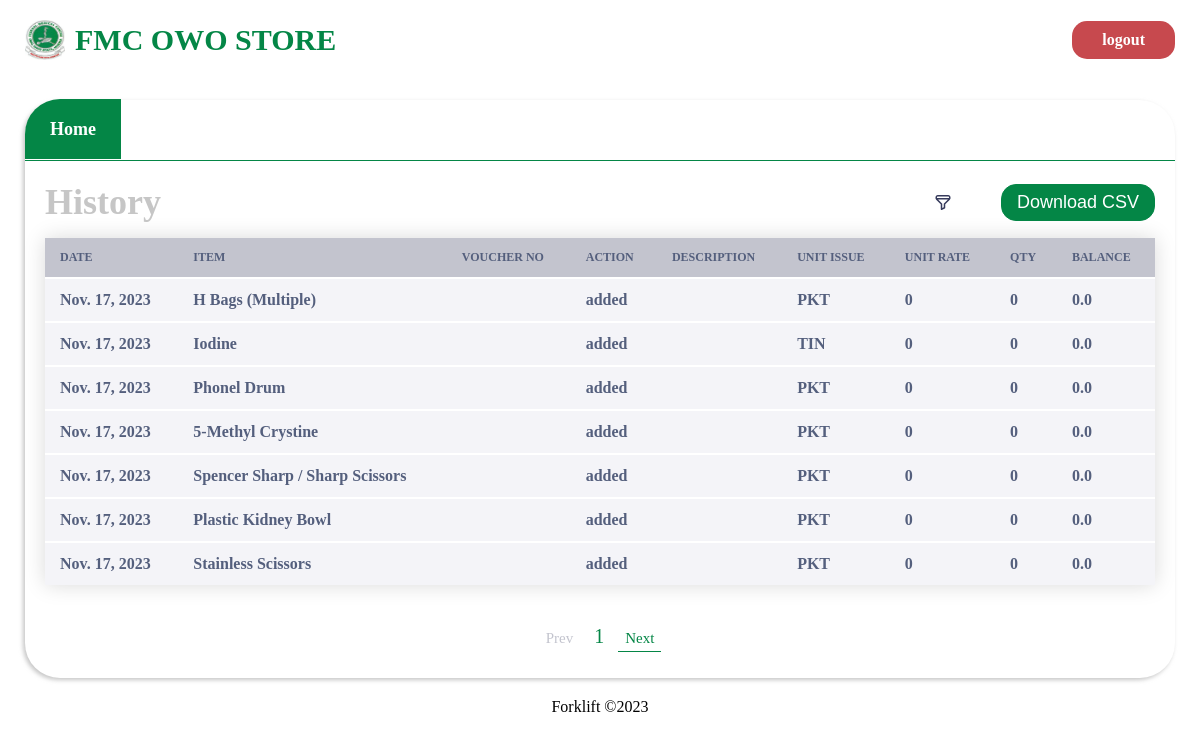
Page /history/ (signed in) on the committed database.
### store/models.py (models this page shows, shortened)
class History(models.Model):
    DEPT = (("MH", "microhistory"),
            ("HM", "heamhistory"),
            ("CH", "chemhistory"),
            ("HH", "histohistory")
            )
    item_id = models.CharField(max_length=500)
    date_created = models.DateTimeField(auto_now=True)
    dateCreated = models.DateField(auto_now=True)
    item_name = models.CharField(max_length=500)
    voucher_no = models.CharField(max_length=50, blank=True, null=True)
    description = models.CharField(max_length=500, null=True, blank=True)
    action = models.CharField(max_length=200, blank=True, null=True)
    amount = models.CharField(max_length=500)
    bal = models.CharField(max_length=500, null=True, blank=True)
    unit_issue = models.CharField(max_length=200, null=True, blank=True)
    unit_rate = models.CharField(max_length=200, null=True, blank=True)
    slug = models.SlugField(max_length=2000, null=True, blank=True)

### store/views.py (the view, shortened to what this page needs)
# urls.py: path('history/', views.history, name='dept_history'),
@login_required
def history(request, item=""):
    history = History.objects.all()
    item_name_input = request.GET.get('item_name')
    description = request.GET.get('description')
    issue_unit = request.GET.get('issue_unit')
    min_date_string = request.GET.get('min_date')
    max_date_string = request.GET.get('max_date')
    action = request.GET.get('action')
    if item != "":
        history = history.filter(slug=item)
    else:
        if is_valid(item_name_input):
            history = history.filter(item_name__icontains=item_name_input)
        if is_valid(description):
            history = history.filter(description__icontains=description)
        if is_valid(action) and action != "Choose...":
            history = history.filter(action__iexact=action)
        if is_valid(issue_unit):
            history = history.filter(unit_issue__iexact=issue_unit)
        if is_valid(min_date_string):
            specific_date = datetime.strptime(
                min_date_string, '%Y-%m-%d').date()
            print("min date", min_date_string)
            print("specific date", specific_date)
            history = history.filter(dateCreated__gte=specific_date)
        if is_valid(max_date_string):
            specific_date = datetime.strptime(
                max_date_string, '%Y-%m-%d').date()
            history = history.filter(dateCreated__lt=specific_date)
    history = history.order_by('-date_created')
    history = history.values()
    p = Paginator(history, 7)
    page_number = request.GET.get('page')
    try:
        page_obj = p.get_page(page_number)  # returns the desired page object
    except PageNotAnInteger73:
        page_obj = p.page(1)
    except EmptyPage:
        page_obj = p.page(p.num_pages)
    acts = ["issued", "received", "removed", "added"]
    context = {'page_obj': page_obj, "actions": acts}
    return render(request, 'history.html', context)

### store/views.py (called while the page is built)
def is_valid(param):
    return param != "" and param is not None

### templates/history.html (shortened to what this page needs)
{% load static %}
<!DOCTYPE html>
<html lang="en">
  <head>
    <link href="{% static './css/history.css' %}" rel="stylesheet" />
  </head>
  <body>
    <header>
      <a href="{% url 'store:index' %}" class="header_wrapper">
        <img src="{% static './assets/fmc_owo_logo.jpg' %}" alt="" />
        <h1>FMC OWO STORE</h1>
      </a>
      {% if user.is_authenticated %}
      <span class="logout"><a href="{% url 'store:logout' %}">logout</a></span>
      {% else %}
      <span class="login"><a href="{% url 'store:login' %}">login</a></span>
      {% endif %}
    </header>
    <main>
      <section class="hero">
        <div class="dept_nav">
          <a href="/"><span class="active1">Home</span></a>
        </div>
        <div class="card_wrapper">
          <div class="header_div">
            <h3>History</h3>
            <div class="wrapper">
              <img
                onclick="showFilterModal()"
                src="{% static './assets/filterIcon.svg' %}"
                alt=""
              />
              <form method="post" action="/history/">
                <button type="submit">Download CSV</button>
              </form>
            </div>
          </div>
          <div class="items_wrapper">
            <table>
              <thead>
                <tr>
                  <th>Date</th>
                  <th>Item</th>
                  <th>Voucher no</th>
                  <th>Action</th>
                  <th>Description</th>
                  <th>Unit issue</th>
                  <th>Unit Rate</th>
                  <th>QTY</th>
                  <th>Balance</th>
                </tr>
              </thead>
              <tbody>
                {% for hist in page_obj.object_list %}
                <tr>
                  <td>{{hist.dateCreated}}</td>
                  <td>{{hist.item_name}}</td>
                  <td>{{hist.voucher_no}}</td>
                  <td>{{hist.action}}</td>
                  <td>{{hist.description}}</td>
                  <td>{{hist.unit_issue}}</td>
                  <td>{{hist.unit_rate}}</td>
                  <td>{{hist.amount}}</td>
                  <td>{{hist.bal}}</td>
                </tr>
                {% endfor %}
              </tbody>
            </table>
            <center>
              {%if page_obj.has_previous %}
              <a class="active" href="?page={{page_obj.previous_page_number}}"
                >Prev</a
              >
              {% else %}
              <a>Prev</a>
              {% endif %}
              <span>{{page_obj.number}}</span>
              {%if page_obj.has_next %}
              <a class="active" href="?page={{page_obj.next_page_number}}"
                >Next</a
              >
              {% else %}
              <a>Next</a>
              {% endif %}
            </center>
          </div>
        </div>
      </section>
    </main>
    <footer>
      <span>Forklift &copy2023</span>
    </footer>
  </body>
</html>

### static/css/history.css (style rules this page uses)
* { margin: 0; }
header { padding: 20px 25px; display: flex; flex-direction: row; justify-content: space-between; align-items: center; }
header .header_wrapper { display: flex; flex-direction: row; align-items: center; text-decoration: none; }
header .header_wrapper img { width: 40px; height: 40px; }
header .header_wrapper h1 { font-size: 30px; font-weight: 900; color: rgb(4, 134, 70); margin-left: 10px; }
header span { background-color: rgb(4, 134, 70); padding: 10px 30px; border-radius: 15px; transition: all 0.3s ease; }
header span.logout { background-color: rgb(199, 73, 78); }
header span a { text-decoration: none; color: white; font-size: 16px; font-weight: 700; }
main { display: flex; flex-direction: row; justify-content: space-between; padding: 20px 25px; }
section.hero { width: 100%; min-height: 460px; border-radius: 35px; padding-bottom: 10px; box-shadow: -2px 2px 4px #AAAA; }
section.hero .dept_nav { border-bottom: 1px solid rgb(4, 134, 70); padding: 19px 0px 20px 0px; }
section.hero .dept_nav a span { padding: 20px 25px; color: #AAAA; font-size: 18px; font-weight: 700; }
section.hero .dept_nav a { text-decoration: none; color: #AAAA; }
section.hero .dept_nav a span.active1 { border-top-left-radius: 35px; background-color: rgb(4, 134, 70); color: white; }
section.hero .card_wrapper { padding: 20px 20px; }
section.hero .card_wrapper .header_div { display: flex; justify-content: space-between; align-items: center; }
section.hero .card_wrapper .header_div h3 { font-size: 36px; color: #AAAA; text-transform: capitalize; }
section.hero .card_wrapper .header_div .wrapper { display: flex; flex-direction: row; align-items: center; justify-content: space-between; width: 220px; }
section.hero .card_wrapper .header_div .wrapper img { cursor: pointer; }
section.hero .card_wrapper .header_div .wrapper form button { font-size: 18px; border: 1px solid rgb(4, 134, 70); padding: 7px 15px; background: rgb(4, 134, 70); border-radius: 15px; color: white; cursor: pointer; }
.card_wrapper table { border-collapse: collapse; margin: 15px 0; font-size: 14px; font-weight: 400; color: #545F7D; min-width: 100%; background-color: #ffff; box-shadow: 0 0 20px rgba(0, 0, 0, 0.15); }
.card_wrapper table thead { background: #C3C4CE; border-radius: 15px; }
.card_wrapper table thead tr { text-align: left; border-radius: 15px !important; }
.card_wrapper table thead tr th { padding: 12px 15px; text-transform: uppercase; font-size: 12px; }
.card_wrapper table tbody { background-color: #F4F4F8; }
.card_wrapper table tbody tr { background-color: #F4F4F8; border-top: 2px solid #ffff; }
.card_wrapper table tbody tr td { padding: 12px 15px; font-size: 16px; font-weight: 600; position: relative; }
.card_wrapper center { margin-top: 40px; }
.card_wrapper center a { text-decoration: none; color: #C3C4CE; font-size: 15px; padding: 5px 7px; }
.card_wrapper center a.active { border-bottom: 1px solid rgb(4, 134, 70); color: rgb(4, 134, 70); }
.card_wrapper center span { text-decoration: none; color: rgb(4, 134, 70); font-size: 20px; margin: 0 10px; }
footer { text-align: center; }

### rows in the picture
History: dateCreated "Nov. 17, 2023", item_name "H Bags (Multiple)", action "added", unit_issue "PKT", unit_rate "0", amount "0", bal "0.0"
History: dateCreated "Nov. 17, 2023", item_name "Iodine", action "added", unit_issue "TIN", unit_rate "0", amount "0", bal "0.0"
History: dateCreated "Nov. 17, 2023", item_name "Phonel Drum", action "added", unit_issue "PKT", unit_rate "0", amount "0", bal "0.0"
History: dateCreated "Nov. 17, 2023", item_name "5-Methyl Crystine", action "added", unit_issue "PKT", unit_rate "0", amount "0", bal "0.0"
History: dateCreated "Nov. 17, 2023", item_name "Spencer Sharp / Sharp Scissors", action "added", unit_issue "PKT", unit_rate "0", amount "0", bal "0.0"
History: dateCreated "Nov. 17, 2023", item_name "Plastic Kidney Bowl", action "added", unit_issue "PKT", unit_rate "0", amount "0", bal "0.0"
History: dateCreated "Nov. 17, 2023", item_name "Stainless Scissors", action "added", unit_issue "PKT", unit_rate "0", amount "0", bal "0.0"

### other values in the picture
{{ page_obj.number }} "1"
